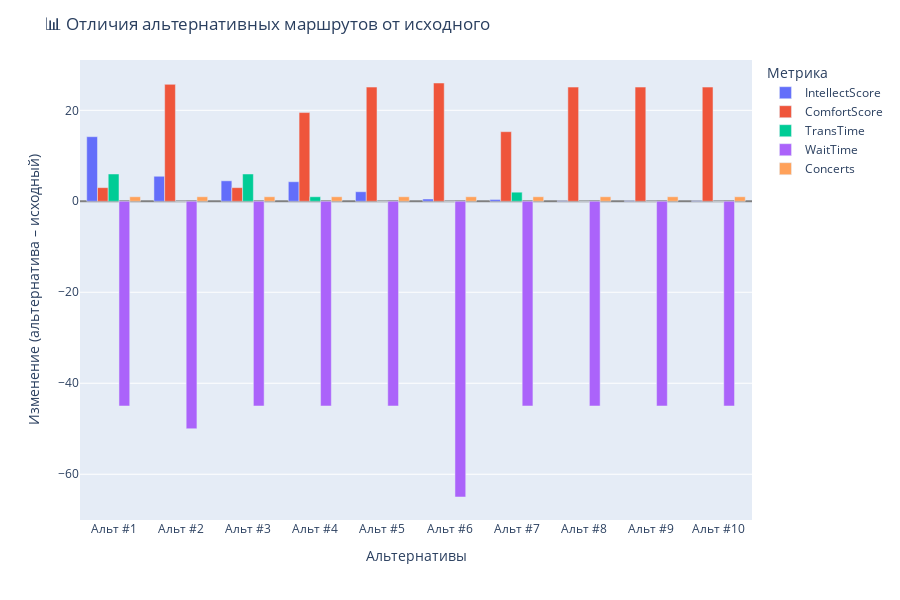

The notebook cell this image was saved under:
### Code cell
import pandas as pd
import ast
from collections import defaultdict
from sklearn.metrics import jaccard_score
from sklearn.preprocessing import MultiLabelBinarizer
import plotly.express as px

# === Загрузка данных ===
df_routes = pd.read_csv("RouteRange_with_GMM.csv")
df_routes["Sostav"] = df_routes["Sostav"].apply(ast.literal_eval)
df_shows = pd.read_excel("data_clean/show_details.xlsx")
df_artists = pd.read_excel("data_clean/artist_details.xlsx")
df_shows.columns = df_shows.columns.str.strip()
df_artists.columns = df_artists.columns.str.strip()

# === Справочники ===
concert_name_map = defaultdict(str)
for show_id, group in df_shows.groupby("ShowNum"):
    authors = group["Author"].dropna().unique()
    programs = group["Programm"].dropna().unique()
    parts = list(authors) + list(programs)
    concert_name_map[show_id] = "; ".join(parts)

artist_map = defaultdict(list)
for show_id, group in df_artists.groupby("ShowNum"):
    artists = group["Artists"].dropna().tolist()
    artist_map[show_id] = artists

# === Описание альтернатив ===
def describe_alternative(ref_row, alt_row, concert_name_map, artist_map):
    ref_set = set(ref_row["Sostav"])
    alt_set = set(alt_row["Sostav"])
    removed_ids = sorted(ref_set - alt_set)
    added_ids = sorted(alt_set - ref_set)

    def fmt_names(ids):
        return "; ".join(concert_name_map.get(i, f"Концерт #{i}") for i in ids)

    summary = []
    if removed_ids:
        summary.append(f"– 🎭 Убраны: {fmt_names(removed_ids)}")
    if added_ids:
        summary.append(f"– 🎉 Добавлены: {fmt_names(added_ids)}")

    def get_artists(ids):
        result = set()
        for i in ids:
            result.update(artist_map.get(i, []))
        return result

    removed_artists = get_artists(removed_ids)
    added_artists = get_artists(added_ids)
    common_artists = get_artists(ref_set & alt_set)

    new_artists = added_artists - common_artists
    gone_artists = removed_artists - common_artists

    if gone_artists:
        summary.append(f"– 🎤 Без: {', '.join(sorted(gone_artists))}")
    if new_artists:
        summary.append(f"– 👨🎤 Новые исполнители: {', '.join(sorted(new_artists))}")

    score_keys = {
        "Concerts": "🎟️ Концертов",
        "IntellectScore": "🧠 Интеллект",
        "ComfortScore": "🛋️ Комфорт",
        "TransTime": "🚶 Переходы",
        "WaitTime": "⏱️ Ожидание",
        "Costs": "💰 Затраты"
    }

    def delta(a, b): return round(b - a, 1)

    for key, label in score_keys.items():
        old = ref_row.get(key, 0)
        new = alt_row.get(key, 0)
        diff = delta(old, new)
        if diff != 0:
            arrow = "🔺" if diff > 0 else "🔻"
            unit = " баллов" if "Score" in key else ""
            summary.append(f"– {arrow} {label}: {diff:+}{unit}")

    return "\n".join(summary)

# === Поиск альтернатив ===
reference_route = [1, 14, 30]
ref_row = df_routes[df_routes["Sostav"].apply(lambda s: set(s) == set(reference_route))].iloc[0]

mlb = MultiLabelBinarizer()
binary_matrix = mlb.fit_transform(df_routes["Sostav"])
ref_binary = mlb.transform([reference_route])[0]
df_routes["JaccardSimilarity"] = [jaccard_score(ref_binary, row) for row in binary_matrix]

similar_alts = df_routes[(df_routes["JaccardSimilarity"] < 1.0) & (df_routes["JaccardSimilarity"] > 0)].copy()
similar_alts["ConcertsDiff"] = (similar_alts["Concerts"] - len(reference_route)).abs()
similar_alts = similar_alts.sort_values(
    by=["JaccardSimilarity", "ConcertsDiff", "IntellectScore", "ComfortScore"],
    ascending=[False, True, False, False]
)

# === Подготовка данных для визуализации ===
metrics = ["IntellectScore", "ComfortScore", "TransTime", "WaitTime", "Concerts"]
delta_data = []
hover_texts = []

for idx, (_, alt_row) in enumerate(similar_alts.head(10).iterrows()):
    label = f"Альт #{idx+1}"
    deltas = {m: round(alt_row[m] - ref_row[m], 1) for m in metrics}
    for m, delta in deltas.items():
        delta_data.append({
            "Альтернатива": label,
            "Метрика": m,
            "Изменение": delta
        })
    explanation = describe_alternative(ref_row, alt_row, concert_name_map, artist_map)
    hover_texts.append((label, explanation))

df_viz = pd.DataFrame(delta_data)
df_viz["Подсказка"] = df_viz["Альтернатива"].map(dict(hover_texts))

# === Визуализация Plotly ===
fig = px.bar(
    df_viz,
    x="Альтернатива",
    y="Изменение",
    color="Метрика",
    barmode="group",
    hover_name="Альтернатива",
    hover_data={"Метрика": True, "Изменение": True, "Подсказка": True}
)

fig.update_layout(
    title="📊 Отличия альтернативных маршрутов от исходного",
    yaxis_title="Изменение (альтернатива – исходный)",
    xaxis_title="Альтернативы",
    legend_title="Метрика",
    bargap=0.2,
    height=600
)

fig.update_yaxes(showgrid=True, zeroline=True, zerolinewidth=2, zerolinecolor='gray')
fig.show()

### Figure 1 — Plotly figure (JSON) as saved in the notebook; plotly's stock layout.template omitted (floating-point values rounded to 4 significant figures)
{"data": [{"alignmentgroup": "True", "customdata": [["IntellectScore", "– 🎉 Добавлены: Шуман; Барток;  Струнный квартет № 3 ля мажор, ор. 41/3;  Румынские народные танцы\n– 👨🎤 Новые исполнители: Квартет имени Давида Ойстраха\n– 🔺 🎟️ Концертов: +1\n– 🔺 🧠 Интеллект: +14.2 баллов\n– 🔺 🛋️ Комфорт: +3.0 баллов\n– 🔺 🚶 Переходы: +6.0\n– 🔻 ⏱️ Ожидание: -45.0\n– 🔺 💰 Затраты: +200"], ["IntellectScore", "– 🎉 Добавлены: Шопен;  Вариации на тему из оперы Моцарта «Дон Жуан» для фортепиано с оркестром;  Анданте спианато и большой блестящий полонез для фортепиано с оркестром, op. 22;  Краковяк, концертное рондо для фортепиано с оркестром фа мажор, op. 14\n– 👨🎤 Новые исполнители: Дирижёр — Дмитрий Филатов, Рэм Урасин (фортепиано), Уральский молодёжный симфонический оркестр\n– 🔺 🎟️ Концертов: +1\n– 🔺 🧠 Интеллект: +5.5 баллов\n– 🔺 🛋️ Комфорт: +25.7 баллов\n– 🔻 ⏱️ Ожидание: -50.0\n– 🔺 💰 Затраты: +200"], ["IntellectScore", "– 🎉 Добавлены: Лист—Холмс; Шуман; Ди Бакко; Шопен; Бах И; Штраус И;  Венгерская рапсодия № 2;  «Детские сцены»;  Фантазия на темы из опер;  Вальс, op.70 № 3; С. Ария из Сюиты № 3 для оркестра ре мажор;  Полька «Трик-трак»\n– 🔺 🎟️ Концертов: +1\n– 🔺 🧠 Интеллект: +4.5 баллов\n– 🔺 🛋️ Комфорт: +3.0 баллов\n– 🔺 🚶 Переходы: +6.0\n– 🔻 ⏱️ Ожидание: -45.0\n– 🔺 💰 Затраты: +200"], ["IntellectScore", "– 🎉 Добавлены: _Прочее;  Авторские композиции и традиционные стили фламенко\n– 👨🎤 Новые исполнители: Алексей Корбанов & Сovara\n– 🔺 🎟️ Концертов: +1\n– 🔺 🧠 Интеллект: +4.3 баллов\n– 🔺 🛋️ Комфорт: +19.5 баллов\n– 🔺 🚶 Переходы: +1.0\n– 🔻 ⏱️ Ожидание: -45.0\n– 🔺 💰 Затраты: +200"], ["IntellectScore", "– 🎉 Добавлены: Бетховен; Шуман; Шопен;  Вариации на тему дуэта Церлины и Дон Жуана из оперы Моцарта «Дон Жуан»;  «Детские сцены»;  Шесть пьес канонической формы (II, IV части);  Этюд, op. 10 № 3;  Этюд, op. 25 № 9;  Мазурка, op. 24 № 2;  Мазурка, op. 7 № 1\n– 👨🎤 Новые исполнители: Shepherd trio\n– 🔺 🎟️ Концертов: +1\n– 🔺 🧠 Интеллект: +2.1 баллов\n– 🔺 🛋️ Комфорт: +25.1 баллов\n– 🔻 ⏱️ Ожидание: -45.0\n– 🔺 💰 Затраты: +200"], ["IntellectScore", "– 🎉 Добавлены: _Прочее;  Музыкально-хореографический спектакль о Красоте в танцевальных движениях\n– 👨🎤 Новые исполнители: «ТанцТеатр»\n– 🔺 🎟️ Концертов: +1\n– 🔺 🧠 Интеллект: +0.5 баллов\n– 🔺 🛋️ Комфорт: +26.0 баллов\n– 🔻 ⏱️ Ожидание: -65.0\n– 🔺 💰 Затраты: +200"], ["IntellectScore", "– 🎉 Добавлены: Мендельсон; Бах И;  Симфония № 10 для струнного оркестра си минор; С. Бранденбургский концерт № 6; С. Бранденбургский концерт № 3\n– 👨🎤 Новые исполнители: Дирижёр — Леонид Казаков, Московский камерный оркестр «Musica Viva»\n– 🔺 🎟️ Концертов: +1\n– 🔺 🧠 Интеллект: +0.4 баллов\n– 🔺 🛋️ Комфорт: +15.3 баллов\n– 🔺 🚶 Переходы: +2.0\n– 🔻 ⏱️ Ожидание: -45.0\n– 🔺 💰 Затраты: +200"], ["IntellectScore", "– 🎉 Добавлены: _Прочее;  Музыка эпохи Возрождения\n– 👨🎤 Новые исполнители: Ансамбль ранней музыки «Insula Magica»\n– 🔺 🎟️ Концертов: +1\n– 🔺 🧠 Интеллект: +0.1 баллов\n– 🔺 🛋️ Комфорт: +25.1 баллов\n– 🔻 ⏱️ Ожидание: -45.0\n– 🔺 💰 Затраты: +200"], ["IntellectScore", "– 🎉 Добавлены: Шуман;  Три фантастические пьесы для виолончели и фортепиано;  Фортепианный квинтет ми-бемоль мажор, ор. 44\n– 👨🎤 Новые исполнители: Квартет имени Давида Ойстраха, Юрий Фаворин (фортепиано)\n– 🔺 🎟️ Концертов: +1\n– 🔺 🧠 Интеллект: +0.1 баллов\n– 🔺 🛋️ Комфорт: +25.1 баллов\n– 🔻 ⏱️ Ожидание: -45.0\n– 🔺 💰 Затраты: +200"], ["IntellectScore", "– 🎉 Добавлены: _Прочее;  Музыка средневековья и эпохи Возрождения\n– 👨🎤 Новые исполнители: Ансамбль ранней музыки «Insula Magica»\n– 🔺 🎟️ Концертов: +1\n– 🔺 🧠 Интеллект: +0.1 баллов\n– 🔺 🛋️ Комфорт: +25.1 баллов\n– 🔻 ⏱️ Ожидание: -45.0\n– 🔺 💰 Затраты: +200"]], "hovertemplate": "<b>%{hovertext}</b><br><br>Метрика=%{customdata[0]}<br>Альтернатива=%{x}<br>Изменение=%{y}<br>Подсказка=%{customdata[1]}<extra></extra>", "hovertext": ["Альт #1", "Альт #2", "Альт #3", "Альт #4", "Альт #5", "Альт #6", "Альт #7", "Альт #8", "Альт #9", "Альт #10"], "legendgroup": "IntellectScore", "marker": {"color": "#636efa", "pattern": {"shape": ""}}, "name": "IntellectScore", "offsetgroup": "IntellectScore", "orientation": "v", "showlegend": true, "textposition": "auto", "type": "bar", "x": ["Альт #1", "Альт #2", "Альт #3", "Альт #4", "Альт #5", "Альт #6", "Альт #7", "Альт #8", "Альт #9", "Альт #10"], "xaxis": "x", "y": [14.2, 5.5, 4.5, 4.3, 2.1, 0.5, 0.4, 0.1, 0.1, 0.1], "yaxis": "y"}, {"alignmentgroup": "True", "customdata": [["ComfortScore", "– 🎉 Добавлены: Шуман; Барток;  Струнный квартет № 3 ля мажор, ор. 41/3;  Румынские народные танцы\n– 👨🎤 Новые исполнители: Квартет имени Давида Ойстраха\n– 🔺 🎟️ Концертов: +1\n– 🔺 🧠 Интеллект: +14.2 баллов\n– 🔺 🛋️ Комфорт: +3.0 баллов\n– 🔺 🚶 Переходы: +6.0\n– 🔻 ⏱️ Ожидание: -45.0\n– 🔺 💰 Затраты: +200"], ["ComfortScore", "– 🎉 Добавлены: Шопен;  Вариации на тему из оперы Моцарта «Дон Жуан» для фортепиано с оркестром;  Анданте спианато и большой блестящий полонез для фортепиано с оркестром, op. 22;  Краковяк, концертное рондо для фортепиано с оркестром фа мажор, op. 14\n– 👨🎤 Новые исполнители: Дирижёр — Дмитрий Филатов, Рэм Урасин (фортепиано), Уральский молодёжный симфонический оркестр\n– 🔺 🎟️ Концертов: +1\n– 🔺 🧠 Интеллект: +5.5 баллов\n– 🔺 🛋️ Комфорт: +25.7 баллов\n– 🔻 ⏱️ Ожидание: -50.0\n– 🔺 💰 Затраты: +200"], ["ComfortScore", "– 🎉 Добавлены: Лист—Холмс; Шуман; Ди Бакко; Шопен; Бах И; Штраус И;  Венгерская рапсодия № 2;  «Детские сцены»;  Фантазия на темы из опер;  Вальс, op.70 № 3; С. Ария из Сюиты № 3 для оркестра ре мажор;  Полька «Трик-трак»\n– 🔺 🎟️ Концертов: +1\n– 🔺 🧠 Интеллект: +4.5 баллов\n– 🔺 🛋️ Комфорт: +3.0 баллов\n– 🔺 🚶 Переходы: +6.0\n– 🔻 ⏱️ Ожидание: -45.0\n– 🔺 💰 Затраты: +200"], ["ComfortScore", "– 🎉 Добавлены: _Прочее;  Авторские композиции и традиционные стили фламенко\n– 👨🎤 Новые исполнители: Алексей Корбанов & Сovara\n– 🔺 🎟️ Концертов: +1\n– 🔺 🧠 Интеллект: +4.3 баллов\n– 🔺 🛋️ Комфорт: +19.5 баллов\n– 🔺 🚶 Переходы: +1.0\n– 🔻 ⏱️ Ожидание: -45.0\n– 🔺 💰 Затраты: +200"], ["ComfortScore", "– 🎉 Добавлены: Бетховен; Шуман; Шопен;  Вариации на тему дуэта Церлины и Дон Жуана из оперы Моцарта «Дон Жуан»;  «Детские сцены»;  Шесть пьес канонической формы (II, IV части);  Этюд, op. 10 № 3;  Этюд, op. 25 № 9;  Мазурка, op. 24 № 2;  Мазурка, op. 7 № 1\n– 👨🎤 Новые исполнители: Shepherd trio\n– 🔺 🎟️ Концертов: +1\n– 🔺 🧠 Интеллект: +2.1 баллов\n– 🔺 🛋️ Комфорт: +25.1 баллов\n– 🔻 ⏱️ Ожидание: -45.0\n– 🔺 💰 Затраты: +200"], ["ComfortScore", "– 🎉 Добавлены: _Прочее;  Музыкально-хореографический спектакль о Красоте в танцевальных движениях\n– 👨🎤 Новые исполнители: «ТанцТеатр»\n– 🔺 🎟️ Концертов: +1\n– 🔺 🧠 Интеллект: +0.5 баллов\n– 🔺 🛋️ Комфорт: +26.0 баллов\n– 🔻 ⏱️ Ожидание: -65.0\n– 🔺 💰 Затраты: +200"], ["ComfortScore", "– 🎉 Добавлены: Мендельсон; Бах И;  Симфония № 10 для струнного оркестра си минор; С. Бранденбургский концерт № 6; С. Бранденбургский концерт № 3\n– 👨🎤 Новые исполнители: Дирижёр — Леонид Казаков, Московский камерный оркестр «Musica Viva»\n– 🔺 🎟️ Концертов: +1\n– 🔺 🧠 Интеллект: +0.4 баллов\n– 🔺 🛋️ Комфорт: +15.3 баллов\n– 🔺 🚶 Переходы: +2.0\n– 🔻 ⏱️ Ожидание: -45.0\n– 🔺 💰 Затраты: +200"], ["ComfortScore", "– 🎉 Добавлены: _Прочее;  Музыка эпохи Возрождения\n– 👨🎤 Новые исполнители: Ансамбль ранней музыки «Insula Magica»\n– 🔺 🎟️ Концертов: +1\n– 🔺 🧠 Интеллект: +0.1 баллов\n– 🔺 🛋️ Комфорт: +25.1 баллов\n– 🔻 ⏱️ Ожидание: -45.0\n– 🔺 💰 Затраты: +200"], ["ComfortScore", "– 🎉 Добавлены: Шуман;  Три фантастические пьесы для виолончели и фортепиано;  Фортепианный квинтет ми-бемоль мажор, ор. 44\n– 👨🎤 Новые исполнители: Квартет имени Давида Ойстраха, Юрий Фаворин (фортепиано)\n– 🔺 🎟️ Концертов: +1\n– 🔺 🧠 Интеллект: +0.1 баллов\n– 🔺 🛋️ Комфорт: +25.1 баллов\n– 🔻 ⏱️ Ожидание: -45.0\n– 🔺 💰 Затраты: +200"], ["ComfortScore", "– 🎉 Добавлены: _Прочее;  Музыка средневековья и эпохи Возрождения\n– 👨🎤 Новые исполнители: Ансамбль ранней музыки «Insula Magica»\n– 🔺 🎟️ Концертов: +1\n– 🔺 🧠 Интеллект: +0.1 баллов\n– 🔺 🛋️ Комфорт: +25.1 баллов\n– 🔻 ⏱️ Ожидание: -45.0\n– 🔺 💰 Затраты: +200"]], "hovertemplate": "<b>%{hovertext}</b><br><br>Метрика=%{customdata[0]}<br>Альтернатива=%{x}<br>Изменение=%{y}<br>Подсказка=%{customdata[1]}<extra></extra>", "hovertext": ["Альт #1", "Альт #2", "Альт #3", "Альт #4", "Альт #5", "Альт #6", "Альт #7", "Альт #8", "Альт #9", "Альт #10"], "legendgroup": "ComfortScore", "marker": {"color": "#EF553B", "pattern": {"shape": ""}}, "name": "ComfortScore", "offsetgroup": "ComfortScore", "orientation": "v", "showlegend": true, "textposition": "auto", "type": "bar", "x": ["Альт #1", "Альт #2", "Альт #3", "Альт #4", "Альт #5", "Альт #6", "Альт #7", "Альт #8", "Альт #9", "Альт #10"], "xaxis": "x", "y": [3, 25.7, 3, 19.5, 25.1, 26, 15.3, 25.1, 25.1, 25.1], "yaxis": "y"}, {"alignmentgroup": "True", "customdata": [["TransTime", "– 🎉 Добавлены: Шуман; Барток;  Струнный квартет № 3 ля мажор, ор. 41/3;  Румынские народные танцы\n– 👨🎤 Новые исполнители: Квартет имени Давида Ойстраха\n– 🔺 🎟️ Концертов: +1\n– 🔺 🧠 Интеллект: +14.2 баллов\n– 🔺 🛋️ Комфорт: +3.0 баллов\n– 🔺 🚶 Переходы: +6.0\n– 🔻 ⏱️ Ожидание: -45.0\n– 🔺 💰 Затраты: +200"], ["TransTime", "– 🎉 Добавлены: Шопен;  Вариации на тему из оперы Моцарта «Дон Жуан» для фортепиано с оркестром;  Анданте спианато и большой блестящий полонез для фортепиано с оркестром, op. 22;  Краковяк, концертное рондо для фортепиано с оркестром фа мажор, op. 14\n– 👨🎤 Новые исполнители: Дирижёр — Дмитрий Филатов, Рэм Урасин (фортепиано), Уральский молодёжный симфонический оркестр\n– 🔺 🎟️ Концертов: +1\n– 🔺 🧠 Интеллект: +5.5 баллов\n– 🔺 🛋️ Комфорт: +25.7 баллов\n– 🔻 ⏱️ Ожидание: -50.0\n– 🔺 💰 Затраты: +200"], ["TransTime", "– 🎉 Добавлены: Лист—Холмс; Шуман; Ди Бакко; Шопен; Бах И; Штраус И;  Венгерская рапсодия № 2;  «Детские сцены»;  Фантазия на темы из опер;  Вальс, op.70 № 3; С. Ария из Сюиты № 3 для оркестра ре мажор;  Полька «Трик-трак»\n– 🔺 🎟️ Концертов: +1\n– 🔺 🧠 Интеллект: +4.5 баллов\n– 🔺 🛋️ Комфорт: +3.0 баллов\n– 🔺 🚶 Переходы: +6.0\n– 🔻 ⏱️ Ожидание: -45.0\n– 🔺 💰 Затраты: +200"], ["TransTime", "– 🎉 Добавлены: _Прочее;  Авторские композиции и традиционные стили фламенко\n– 👨🎤 Новые исполнители: Алексей Корбанов & Сovara\n– 🔺 🎟️ Концертов: +1\n– 🔺 🧠 Интеллект: +4.3 баллов\n– 🔺 🛋️ Комфорт: +19.5 баллов\n– 🔺 🚶 Переходы: +1.0\n– 🔻 ⏱️ Ожидание: -45.0\n– 🔺 💰 Затраты: +200"], ["TransTime", "– 🎉 Добавлены: Бетховен; Шуман; Шопен;  Вариации на тему дуэта Церлины и Дон Жуана из оперы Моцарта «Дон Жуан»;  «Детские сцены»;  Шесть пьес канонической формы (II, IV части);  Этюд, op. 10 № 3;  Этюд, op. 25 № 9;  Мазурка, op. 24 № 2;  Мазурка, op. 7 № 1\n– 👨🎤 Новые исполнители: Shepherd trio\n– 🔺 🎟️ Концертов: +1\n– 🔺 🧠 Интеллект: +2.1 баллов\n– 🔺 🛋️ Комфорт: +25.1 баллов\n– 🔻 ⏱️ Ожидание: -45.0\n– 🔺 💰 Затраты: +200"], ["TransTime", "– 🎉 Добавлены: _Прочее;  Музыкально-хореографический спектакль о Красоте в танцевальных движениях\n– 👨🎤 Новые исполнители: «ТанцТеатр»\n– 🔺 🎟️ Концертов: +1\n– 🔺 🧠 Интеллект: +0.5 баллов\n– 🔺 🛋️ Комфорт: +26.0 баллов\n– 🔻 ⏱️ Ожидание: -65.0\n– 🔺 💰 Затраты: +200"], ["TransTime", "– 🎉 Добавлены: Мендельсон; Бах И;  Симфония № 10 для струнного оркестра си минор; С. Бранденбургский концерт № 6; С. Бранденбургский концерт № 3\n– 👨🎤 Новые исполнители: Дирижёр — Леонид Казаков, Московский камерный оркестр «Musica Viva»\n– 🔺 🎟️ Концертов: +1\n– 🔺 🧠 Интеллект: +0.4 баллов\n– 🔺 🛋️ Комфорт: +15.3 баллов\n– 🔺 🚶 Переходы: +2.0\n– 🔻 ⏱️ Ожидание: -45.0\n– 🔺 💰 Затраты: +200"], ["TransTime", "– 🎉 Добавлены: _Прочее;  Музыка эпохи Возрождения\n– 👨🎤 Новые исполнители: Ансамбль ранней музыки «Insula Magica»\n– 🔺 🎟️ Концертов: +1\n– 🔺 🧠 Интеллект: +0.1 баллов\n– 🔺 🛋️ Комфорт: +25.1 баллов\n– 🔻 ⏱️ Ожидание: -45.0\n– 🔺 💰 Затраты: +200"], ["TransTime", "– 🎉 Добавлены: Шуман;  Три фантастические пьесы для виолончели и фортепиано;  Фортепианный квинтет ми-бемоль мажор, ор. 44\n– 👨🎤 Новые исполнители: Квартет имени Давида Ойстраха, Юрий Фаворин (фортепиано)\n– 🔺 🎟️ Концертов: +1\n– 🔺 🧠 Интеллект: +0.1 баллов\n– 🔺 🛋️ Комфорт: +25.1 баллов\n– 🔻 ⏱️ Ожидание: -45.0\n– 🔺 💰 Затраты: +200"], ["TransTime", "– 🎉 Добавлены: _Прочее;  Музыка средневековья и эпохи Возрождения\n– 👨🎤 Новые исполнители: Ансамбль ранней музыки «Insula Magica»\n– 🔺 🎟️ Концертов: +1\n– 🔺 🧠 Интеллект: +0.1 баллов\n– 🔺 🛋️ Комфорт: +25.1 баллов\n– 🔻 ⏱️ Ожидание: -45.0\n– 🔺 💰 Затраты: +200"]], "hovertemplate": "<b>%{hovertext}</b><br><br>Метрика=%{customdata[0]}<br>Альтернатива=%{x}<br>Изменение=%{y}<br>Подсказка=%{customdata[1]}<extra></extra>", "hovertext": ["Альт #1", "Альт #2", "Альт #3", "Альт #4", "Альт #5", "Альт #6", "Альт #7", "Альт #8", "Альт #9", "Альт #10"], "legendgroup": "TransTime", "marker": {"color": "#00cc96", "pattern": {"shape": ""}}, "name": "TransTime", "offsetgroup": "TransTime", "orientation": "v", "showlegend": true, "textposition": "auto", "type": "bar", "x": ["Альт #1", "Альт #2", "Альт #3", "Альт #4", "Альт #5", "Альт #6", "Альт #7", "Альт #8", "Альт #9", "Альт #10"], "xaxis": "x", "y": [6, 0, 6, 1, 0, 0, 2, 0, 0, 0], "yaxis": "y"}, {"alignmentgroup": "True", "customdata": [["WaitTime", "– 🎉 Добавлены: Шуман; Барток;  Струнный квартет № 3 ля мажор, ор. 41/3;  Румынские народные танцы\n– 👨🎤 Новые исполнители: Квартет имени Давида Ойстраха\n– 🔺 🎟️ Концертов: +1\n– 🔺 🧠 Интеллект: +14.2 баллов\n– 🔺 🛋️ Комфорт: +3.0 баллов\n– 🔺 🚶 Переходы: +6.0\n– 🔻 ⏱️ Ожидание: -45.0\n– 🔺 💰 Затраты: +200"], ["WaitTime", "– 🎉 Добавлены: Шопен;  Вариации на тему из оперы Моцарта «Дон Жуан» для фортепиано с оркестром;  Анданте спианато и большой блестящий полонез для фортепиано с оркестром, op. 22;  Краковяк, концертное рондо для фортепиано с оркестром фа мажор, op. 14\n– 👨🎤 Новые исполнители: Дирижёр — Дмитрий Филатов, Рэм Урасин (фортепиано), Уральский молодёжный симфонический оркестр\n– 🔺 🎟️ Концертов: +1\n– 🔺 🧠 Интеллект: +5.5 баллов\n– 🔺 🛋️ Комфорт: +25.7 баллов\n– 🔻 ⏱️ Ожидание: -50.0\n– 🔺 💰 Затраты: +200"], ["WaitTime", "– 🎉 Добавлены: Лист—Холмс; Шуман; Ди Бакко; Шопен; Бах И; Штраус И;  Венгерская рапсодия № 2;  «Детские сцены»;  Фантазия на темы из опер;  Вальс, op.70 № 3; С. Ария из Сюиты № 3 для оркестра ре мажор;  Полька «Трик-трак»\n– 🔺 🎟️ Концертов: +1\n– 🔺 🧠 Интеллект: +4.5 баллов\n– 🔺 🛋️ Комфорт: +3.0 баллов\n– 🔺 🚶 Переходы: +6.0\n– 🔻 ⏱️ Ожидание: -45.0\n– 🔺 💰 Затраты: +200"], ["WaitTime", "– 🎉 Добавлены: _Прочее;  Авторские композиции и традиционные стили фламенко\n– 👨🎤 Новые исполнители: Алексей Корбанов & Сovara\n– 🔺 🎟️ Концертов: +1\n– 🔺 🧠 Интеллект: +4.3 баллов\n– 🔺 🛋️ Комфорт: +19.5 баллов\n– 🔺 🚶 Переходы: +1.0\n– 🔻 ⏱️ Ожидание: -45.0\n– 🔺 💰 Затраты: +200"], ["WaitTime", "– 🎉 Добавлены: Бетховен; Шуман; Шопен;  Вариации на тему дуэта Церлины и Дон Жуана из оперы Моцарта «Дон Жуан»;  «Детские сцены»;  Шесть пьес канонической формы (II, IV части);  Этюд, op. 10 № 3;  Этюд, op. 25 № 9;  Мазурка, op. 24 № 2;  Мазурка, op. 7 № 1\n– 👨🎤 Новые исполнители: Shepherd trio\n– 🔺 🎟️ Концертов: +1\n– 🔺 🧠 Интеллект: +2.1 баллов\n– 🔺 🛋️ Комфорт: +25.1 баллов\n– 🔻 ⏱️ Ожидание: -45.0\n– 🔺 💰 Затраты: +200"], ["WaitTime", "– 🎉 Добавлены: _Прочее;  Музыкально-хореографический спектакль о Красоте в танцевальных движениях\n– 👨🎤 Новые исполнители: «ТанцТеатр»\n– 🔺 🎟️ Концертов: +1\n– 🔺 🧠 Интеллект: +0.5 баллов\n– 🔺 🛋️ Комфорт: +26.0 баллов\n– 🔻 ⏱️ Ожидание: -65.0\n– 🔺 💰 Затраты: +200"], ["WaitTime", "– 🎉 Добавлены: Мендельсон; Бах И;  Симфония № 10 для струнного оркестра си минор; С. Бранденбургский концерт № 6; С. Бранденбургский концерт № 3\n– 👨🎤 Новые исполнители: Дирижёр — Леонид Казаков, Московский камерный оркестр «Musica Viva»\n– 🔺 🎟️ Концертов: +1\n– 🔺 🧠 Интеллект: +0.4 баллов\n– 🔺 🛋️ Комфорт: +15.3 баллов\n– 🔺 🚶 Переходы: +2.0\n– 🔻 ⏱️ Ожидание: -45.0\n– 🔺 💰 Затраты: +200"], ["WaitTime", "– 🎉 Добавлены: _Прочее;  Музыка эпохи Возрождения\n– 👨🎤 Новые исполнители: Ансамбль ранней музыки «Insula Magica»\n– 🔺 🎟️ Концертов: +1\n– 🔺 🧠 Интеллект: +0.1 баллов\n– 🔺 🛋️ Комфорт: +25.1 баллов\n– 🔻 ⏱️ Ожидание: -45.0\n– 🔺 💰 Затраты: +200"], ["WaitTime", "– 🎉 Добавлены: Шуман;  Три фантастические пьесы для виолончели и фортепиано;  Фортепианный квинтет ми-бемоль мажор, ор. 44\n– 👨🎤 Новые исполнители: Квартет имени Давида Ойстраха, Юрий Фаворин (фортепиано)\n– 🔺 🎟️ Концертов: +1\n– 🔺 🧠 Интеллект: +0.1 баллов\n– 🔺 🛋️ Комфорт: +25.1 баллов\n– 🔻 ⏱️ Ожидание: -45.0\n– 🔺 💰 Затраты: +200"], ["WaitTime", "– 🎉 Добавлены: _Прочее;  Музыка средневековья и эпохи Возрождения\n– 👨🎤 Новые исполнители: Ансамбль ранней музыки «Insula Magica»\n– 🔺 🎟️ Концертов: +1\n– 🔺 🧠 Интеллект: +0.1 баллов\n– 🔺 🛋️ Комфорт: +25.1 баллов\n– 🔻 ⏱️ Ожидание: -45.0\n– 🔺 💰 Затраты: +200"]], "hovertemplate": "<b>%{hovertext}</b><br><br>Метрика=%{customdata[0]}<br>Альтернатива=%{x}<br>Изменение=%{y}<br>Подсказка=%{customdata[1]}<extra></extra>", "hovertext": ["Альт #1", "Альт #2", "Альт #3", "Альт #4", "Альт #5", "Альт #6", "Альт #7", "Альт #8", "Альт #9", "Альт #10"], "legendgroup": "WaitTime", "marker": {"color": "#ab63fa", "pattern": {"shape": ""}}, "name": "WaitTime", "offsetgroup": "WaitTime", "orientation": "v", "showlegend": true, "textposition": "auto", "type": "bar", "x": ["Альт #1", "Альт #2", "Альт #3", "Альт #4", "Альт #5", "Альт #6", "Альт #7", "Альт #8", "Альт #9", "Альт #10"], "xaxis": "x", "y": [-45, -50, -45, -45, -45, -65, -45, -45, -45, -45], "yaxis": "y"}, {"alignmentgroup": "True", "customdata": [["Concerts", "– 🎉 Добавлены: Шуман; Барток;  Струнный квартет № 3 ля мажор, ор. 41/3;  Румынские народные танцы\n– 👨🎤 Новые исполнители: Квартет имени Давида Ойстраха\n– 🔺 🎟️ Концертов: +1\n– 🔺 🧠 Интеллект: +14.2 баллов\n– 🔺 🛋️ Комфорт: +3.0 баллов\n– 🔺 🚶 Переходы: +6.0\n– 🔻 ⏱️ Ожидание: -45.0\n– 🔺 💰 Затраты: +200"], ["Concerts", "– 🎉 Добавлены: Шопен;  Вариации на тему из оперы Моцарта «Дон Жуан» для фортепиано с оркестром;  Анданте спианато и большой блестящий полонез для фортепиано с оркестром, op. 22;  Краковяк, концертное рондо для фортепиано с оркестром фа мажор, op. 14\n– 👨🎤 Новые исполнители: Дирижёр — Дмитрий Филатов, Рэм Урасин (фортепиано), Уральский молодёжный симфонический оркестр\n– 🔺 🎟️ Концертов: +1\n– 🔺 🧠 Интеллект: +5.5 баллов\n– 🔺 🛋️ Комфорт: +25.7 баллов\n– 🔻 ⏱️ Ожидание: -50.0\n– 🔺 💰 Затраты: +200"], ["Concerts", "– 🎉 Добавлены: Лист—Холмс; Шуман; Ди Бакко; Шопен; Бах И; Штраус И;  Венгерская рапсодия № 2;  «Детские сцены»;  Фантазия на темы из опер;  Вальс, op.70 № 3; С. Ария из Сюиты № 3 для оркестра ре мажор;  Полька «Трик-трак»\n– 🔺 🎟️ Концертов: +1\n– 🔺 🧠 Интеллект: +4.5 баллов\n– 🔺 🛋️ Комфорт: +3.0 баллов\n– 🔺 🚶 Переходы: +6.0\n– 🔻 ⏱️ Ожидание: -45.0\n– 🔺 💰 Затраты: +200"], ["Concerts", "– 🎉 Добавлены: _Прочее;  Авторские композиции и традиционные стили фламенко\n– 👨🎤 Новые исполнители: Алексей Корбанов & Сovara\n– 🔺 🎟️ Концертов: +1\n– 🔺 🧠 Интеллект: +4.3 баллов\n– 🔺 🛋️ Комфорт: +19.5 баллов\n– 🔺 🚶 Переходы: +1.0\n– 🔻 ⏱️ Ожидание: -45.0\n– 🔺 💰 Затраты: +200"], ["Concerts", "– 🎉 Добавлены: Бетховен; Шуман; Шопен;  Вариации на тему дуэта Церлины и Дон Жуана из оперы Моцарта «Дон Жуан»;  «Детские сцены»;  Шесть пьес канонической формы (II, IV части);  Этюд, op. 10 № 3;  Этюд, op. 25 № 9;  Мазурка, op. 24 № 2;  Мазурка, op. 7 № 1\n– 👨🎤 Новые исполнители: Shepherd trio\n– 🔺 🎟️ Концертов: +1\n– 🔺 🧠 Интеллект: +2.1 баллов\n– 🔺 🛋️ Комфорт: +25.1 баллов\n– 🔻 ⏱️ Ожидание: -45.0\n– 🔺 💰 Затраты: +200"], ["Concerts", "– 🎉 Добавлены: _Прочее;  Музыкально-хореографический спектакль о Красоте в танцевальных движениях\n– 👨🎤 Новые исполнители: «ТанцТеатр»\n– 🔺 🎟️ Концертов: +1\n– 🔺 🧠 Интеллект: +0.5 баллов\n– 🔺 🛋️ Комфорт: +26.0 баллов\n– 🔻 ⏱️ Ожидание: -65.0\n– 🔺 💰 Затраты: +200"], ["Concerts", "– 🎉 Добавлены: Мендельсон; Бах И;  Симфония № 10 для струнного оркестра си минор; С. Бранденбургский концерт № 6; С. Бранденбургский концерт № 3\n– 👨🎤 Новые исполнители: Дирижёр — Леонид Казаков, Московский камерный оркестр «Musica Viva»\n– 🔺 🎟️ Концертов: +1\n– 🔺 🧠 Интеллект: +0.4 баллов\n– 🔺 🛋️ Комфорт: +15.3 баллов\n– 🔺 🚶 Переходы: +2.0\n– 🔻 ⏱️ Ожидание: -45.0\n– 🔺 💰 Затраты: +200"], ["Concerts", "– 🎉 Добавлены: _Прочее;  Музыка эпохи Возрождения\n– 👨🎤 Новые исполнители: Ансамбль ранней музыки «Insula Magica»\n– 🔺 🎟️ Концертов: +1\n– 🔺 🧠 Интеллект: +0.1 баллов\n– 🔺 🛋️ Комфорт: +25.1 баллов\n– 🔻 ⏱️ Ожидание: -45.0\n– 🔺 💰 Затраты: +200"], ["Concerts", "– 🎉 Добавлены: Шуман;  Три фантастические пьесы для виолончели и фортепиано;  Фортепианный квинтет ми-бемоль мажор, ор. 44\n– 👨🎤 Новые исполнители: Квартет имени Давида Ойстраха, Юрий Фаворин (фортепиано)\n– 🔺 🎟️ Концертов: +1\n– 🔺 🧠 Интеллект: +0.1 баллов\n– 🔺 🛋️ Комфорт: +25.1 баллов\n– 🔻 ⏱️ Ожидание: -45.0\n– 🔺 💰 Затраты: +200"], ["Concerts", "– 🎉 Добавлены: _Прочее;  Музыка средневековья и эпохи Возрождения\n– 👨🎤 Новые исполнители: Ансамбль ранней музыки «Insula Magica»\n– 🔺 🎟️ Концертов: +1\n– 🔺 🧠 Интеллект: +0.1 баллов\n– 🔺 🛋️ Комфорт: +25.1 баллов\n– 🔻 ⏱️ Ожидание: -45.0\n– 🔺 💰 Затраты: +200"]], "hovertemplate": "<b>%{hovertext}</b><br><br>Метрика=%{customdata[0]}<br>Альтернатива=%{x}<br>Изменение=%{y}<br>Подсказка=%{customdata[1]}<extra></extra>", "hovertext": ["Альт #1", "Альт #2", "Альт #3", "Альт #4", "Альт #5", "Альт #6", "Альт #7", "Альт #8", "Альт #9", "Альт #10"], "legendgroup": "Concerts", "marker": {"color": "#FFA15A", "pattern": {"shape": ""}}, "name": "Concerts", "offsetgroup": "Concerts", "orientation": "v", "showlegend": true, "textposition": "auto", "type": "bar", "x": ["Альт #1", "Альт #2", "Альт #3", "Альт #4", "Альт #5", "Альт #6", "Альт #7", "Альт #8", "Альт #9", "Альт #10"], "xaxis": "x", "y": [1, 1, 1, 1, 1, 1, 1, 1, 1, 1], "yaxis": "y"}], "layout": {"bargap": 0.2, "barmode": "group", "height": 600, "legend": {"title": {"text": "Метрика"}, "tracegroupgap": 0}, "margin": {"t": 60}, "title": {"text": "📊 Отличия альтернативных маршрутов от исходного"}, "xaxis": {"anchor": "y", "domain": [0, 1], "title": {"text": "Альтернативы"}}, "yaxis": {"anchor": "x", "domain": [0, 1], "showgrid": true, "title": {"text": "Изменение (альтернатива – исходный)"}, "zeroline": true, "zerolinecolor": "gray", "zerolinewidth": 2}}}
